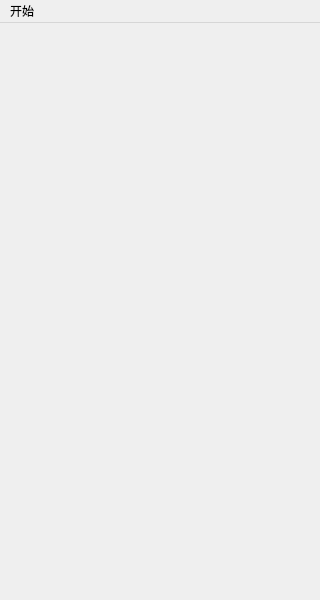
<?xml version="1.0" encoding="UTF-8"?>
<ui version="4.0">
 <class>MainScene</class>
 <widget class="QMainWindow" name="MainScene">
  <property name="geometry">
   <rect>
    <x>0</x>
    <y>0</y>
    <width>320</width>
    <height>600</height>
   </rect>
  </property>
  <property name="windowTitle">
   <string>MainScene</string>
  </property>
  <widget class="QWidget" name="centralwidget"/>
  <widget class="QMenuBar" name="menubar">
   <property name="geometry">
    <rect>
     <x>0</x>
     <y>0</y>
     <width>320</width>
     <height>26</height>
    </rect>
   </property>
   <widget class="QMenu" name="menu">
    <property name="title">
     <string>开始</string>
    </property>
    <addaction name="actionexit"/>
   </widget>
   <addaction name="menu"/>
  </widget>
  <action name="actionexit">
   <property name="text">
    <string>退出</string>
   </property>
  </action>
 </widget>
 <resources/>
 <connections/>
</ui>
